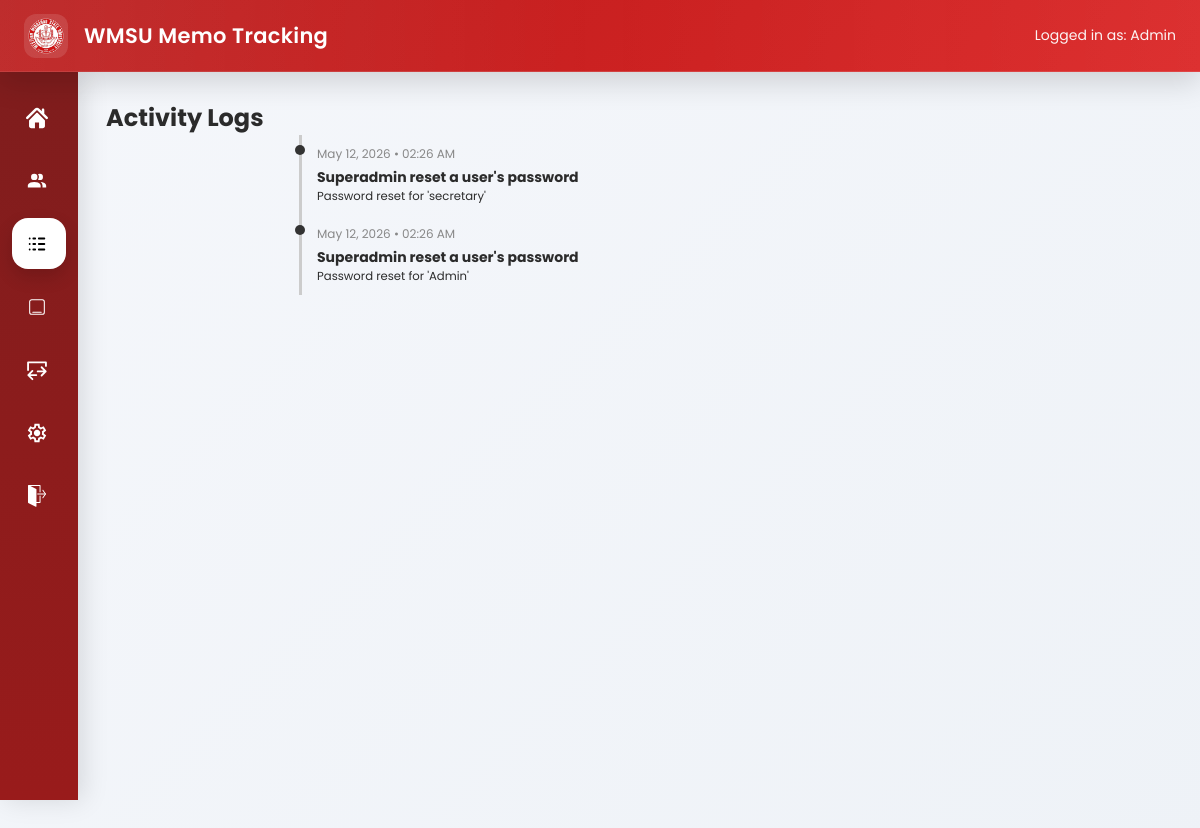
Screenshot of /admin/logs (signed in) with the database file from the repository.
### app/models/user.py (models this page shows, shortened)
class User(UserMixin, db.Model):
    __tablename__ = "users"
    id = db.Column(db.Integer, primary_key=True)
    username = db.Column(db.String(50), unique=True, nullable=False)
    password_hash = db.Column(db.String(255), nullable=False)
    role = db.Column(db.String(20))

### app/models/log_entry.py (models this page shows)
class LogEntry(db.Model):
    __tablename__ = "log_entries"
    id = db.Column(db.Integer, primary_key=True)
    serial_number = db.Column(db.Integer, unique=True, nullable=False)
    date = db.Column(db.Date)
    remarks = db.Column(db.String(255))
    notes = db.Column(db.Text)
    encoded_at = db.Column(db.DateTime, default=datetime.utcnow)
    memo_id = db.Column(db.Integer, db.ForeignKey("memos.id"))
    user_id = db.Column(
        db.Integer,
        db.ForeignKey("users.id", name="fk_log_entries_user_id"),
        nullable=True
    )
    user = db.relationship("User", backref="logs")

### app/routes/admin.py (the view)
@admin_bp.route("/logs")
@login_required
def logs_page():
    logs = LogEntry.query.order_by(LogEntry.encoded_at.desc()).all()
    return render_template("admin/logs.html", logs=logs)

### app/__init__.py (called while the page is built)
def create_app():
    app = Flask(__name__)
    app.config.from_object(Config)
    db.init_app(app)
    login_manager.init_app(app)
    migrate.init_app(app, db)
    login_manager.login_view = "auth.login"
    @login_manager.user_loader
    def load_user(user_id):
        return User.query.get(int(user_id))
    app.register_blueprint(main)
    app.register_blueprint(auth_bp)
    app.register_blueprint(secretary_bp)
    app.register_blueprint(admin_bp)
    app.cli.add_command(seed_command)
    app.cli.add_command(seed_memos)
    @app.context_processor
    def inject_settings():
        settings = SystemSettings.query.first()
        return dict(settings=settings)
    print(app.url_map)
    return app

### app/templates/admin/logs.html
{% block page_css %}
<link rel="stylesheet" href="{{ url_for('static', filename='css/logs.css') }}">
{% endblock %}
{% extends "base.html" %}
{% block content %}
<h2>Activity Logs</h2>
<div class="timeline">
  {% for log in logs %}
    <div class="timeline-item">
      <div class="timeline-time">
        {{ log.encoded_at.strftime("%B %d, %Y") }} •
        {{ log.encoded_at.strftime("%I:%M %p") }}
      </div>
      <div class="timeline-content">
        <strong>{{ log.remarks }}</strong><br>
        <small>{{ log.notes }}</small>
      </div>
    </div>
  {% endfor %}
</div>
{% endblock %}

### app/templates/base.html (shortened to what this page needs)
<!DOCTYPE html>
<html lang="en">
<head>
<link rel="stylesheet" href="{{ url_for('static', filename='css/base.css') }}">
<link rel="stylesheet" href="{{ url_for('static', filename='css/flatpickr.min.css') }}">
    {% block page_css %}
    {% endblock %}
</head>
<body>
<div class="topbar">
<div class="topbar-left">
{% if settings and settings.logo %}
  <img src="{{ url_for('static', filename=settings.logo) }}" class="logo">
{% else %}
  <img src="{{ url_for('static', filename='img/logo.png') }}" class="logo">
{% endif %}
{% if settings and settings.system_name %}
  <div class="title"> {{ settings.system_name }}</div>
{% else %}
  <div class="title"> WMSU Memo Tracking</div>
{% endif %}
</div>
<div class="topbar-right">
  Logged in as:
  <span id="userRole">
    {% if current_user.is_authenticated %}
      {{ current_user.username|capitalize }}
    {% else %}
      Guest
    {% endif %}
  </span>
</div>
</div>
{% if current_user.is_authenticated %}
<div class="sidebar">
    {% if current_user.role == "admin" %}
    <a href="{{ url_for('admin.dashboard') }}"
       class="{% if request.endpoint == 'admin.dashboard' %}active{% endif %}">
        <img src="{{ url_for('static', filename='img/dashboard.svg') }}">
    </a>
    <a href="{{ url_for('admin.users') }}"
       class="{% if request.endpoint == 'admin.users' %}active{% endif %}">
        <img src="{{ url_for('static', filename='img/users.svg') }}">
    </a>
    <a href="{{ url_for('admin.logs_page') }}"
       class="{% if request.endpoint == 'admin.logs_page' %}active{% endif %}">
        <img src="{{ url_for('static', filename='img/reports.svg') }}">
    </a>
    {% endif %}
    {% if current_user.role == "admin" or current_user.role == "secretary" %}
    <a href="{{ url_for('main.home') }}"
       class="{% if request.endpoint == 'main.home' %}active{% endif %}">
        <img src="{{ url_for('static', filename='img/memos.svg') }}">
    </a>
    {% endif %}
    {% if current_user.role == "admin" %}
    <a href="{{ url_for('admin.import_page') }}"
       class="{% if request.endpoint == 'admin.import_page' %}active{% endif %}">
        <img src="{{ url_for('static', filename='img/import.svg') }}">
    </a>
    <a href="{{ url_for('admin.settings_general') }}"
       class="{% if request.endpoint == 'admin.settings_general' %}active{% endif %}">
        <img src="{{ url_for('static', filename='img/settings.svg') }}">
    </a>
    {% endif %}
    <a href="{{ url_for('auth.logout') }}">
        <img src="{{ url_for('static', filename='img/logout.svg') }}">
    </a>
</div>
{% endif %}
<div class="content">
  {% block content %}
  {% endblock %}
</div>
</body>
</html>

### app/static/css/logs.css (style rules this page uses)
.timeline { max-width: 700px; margin: auto; }
.timeline-item { padding: 10px 0; border-left: 3px solid #ccc; margin-left: 10px; padding-left: 15px; position: relative; }
.timeline-item::before { content: ""; position: absolute; left: -7px; top: 10px; width: 10px; height: 10px; background: #333; border-radius: 50%; }
.timeline-time { font-size: 12px; color: #888; margin-bottom: 4px; }
.timeline-content { font-size: 14px; }

### app/static/css/base.css (style rules this page uses)
* { margin:0; padding:0; box-sizing:border-box; font-family:'Poppins',sans-serif; }
body { background: linear-gradient(135deg,#f5f7fb 0%, #eef2f7 100%); color:#2b2b2b; min-height:100vh; }
.topbar { position:fixed; top:0; left:0; width:100%; height:72px; background: linear-gradient( 135deg, #b91c1c, #dc2626 ); display:flex; align-items:center; justify-content:space-between; padding:0 24px; color:white; backdrop-filter: blur(12px); border-bottom: 1px solid rgba(255,255,255,0.15); box-shadow: 0 10px 30px rgba(0,0,0,0.15); z-index:1000; }
.topbar::after { content:""; position:absolute; inset:0; background: linear-gradient( 90deg, rgba(255,255,255,0.08), transparent, rgba(255,255,255,0.05) ); pointer-events:none; }
.topbar-left { display:flex; align-items:center; gap:16px; }
.logo { height:44px; width:44px; object-fit:contain; border-radius:12px; padding:4px; background:rgba(255,255,255,0.12); backdrop-filter: blur(10px); }
.title { font-size:21px; font-weight:600; letter-spacing:0.3px; }
.topbar-right { font-size:14px; opacity:0.95; }
.sidebar { position:fixed; top:72px; left:0; width:78px; height:calc(100vh - 72px); background: linear-gradient( 180deg, #7f1d1d, #991b1b ); padding:20px 12px; display:flex; flex-direction:column; gap:12px; overflow:hidden; transition:0.3s ease; z-index:999; box-shadow: 5px 0 25px rgba(0,0,0,0.12); }
.sidebar a { display:flex; align-items:center; gap:14px; text-decoration:none; color:white; padding:14px 14px; border-radius:16px; transition:0.25s ease; position:relative; overflow:hidden; }
.sidebar a img { width:22px; height:22px; min-width:22px; object-fit:contain; filter:brightness(0) invert(1); transition:0.25s; }
.sidebar a.active { background:white; color:#991b1b; box-shadow: 0 8px 18px rgba(0,0,0,0.15); }
.sidebar a.active img { filter:none; }
.content { margin-left:78px; margin-top:72px; padding:28px; transition:0.3s ease; }
.content { margin-left:78px; margin-top:72px; min-height:100vh; padding:28px; }

### rows the page displays
User: username "Admin"
LogEntry: encoded_at "May 12, 2026", encoded_at "02:26 AM", remarks "Superadmin reset a user's password", notes "Password reset for 'secretary'"
LogEntry: encoded_at "May 12, 2026", encoded_at "02:26 AM", remarks "Superadmin reset a user's password", notes "Password reset for 'Admin'"
